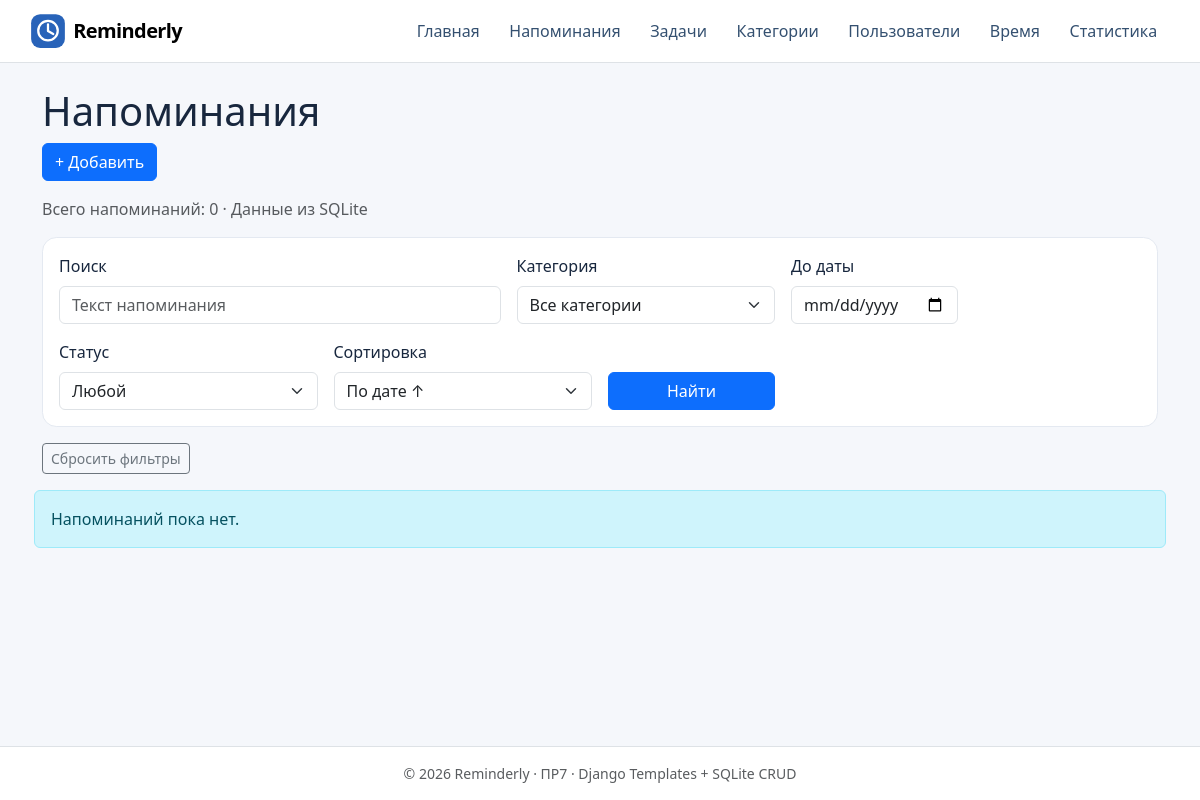
/search/, run on an earlier commit of the app's database.
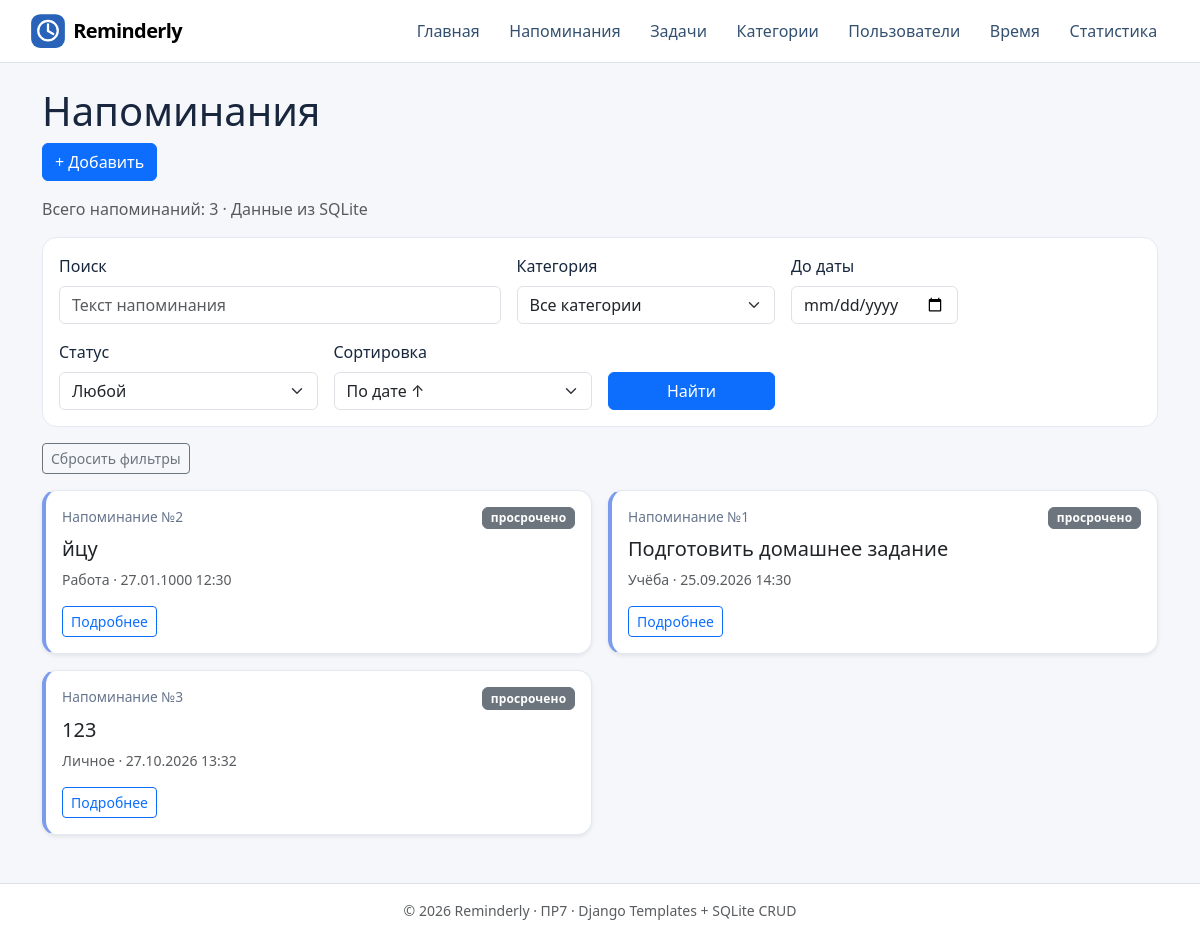
And on a later commit of the database.
### planner/models.py (models this page shows, shortened)
class Reminder(models.Model):
    text = models.TextField()
    category = models.ForeignKey(
        Category, on_delete=models.PROTECT, related_name="reminders",
    )
    remind_at = models.DateTimeField(db_index=True)
    user = models.ForeignKey(
        User, on_delete=models.PROTECT, related_name="reminders",
        null=True, blank=True,
    )
    task = models.ForeignKey(
        Task, on_delete=models.PROTECT, related_name="reminders",
        null=True, blank=True,
    )
    time = models.ForeignKey(
        Time, on_delete=models.PROTECT, related_name="reminders",
        null=True, blank=True,
    )

class Category(models.Model):
    name = models.CharField(max_length=100, unique=True)
    description = models.TextField(blank=True, default="")
    def __str__(self):
        return self.name

### planner/views.py (the view)
# urls.py: path("search/", views.reminder_search, name="reminder_search"),
@require_GET
def reminder_search(request):
    return reminders(request)

### planner/views.py (called while the page is built, shortened)
def db_page(func):
    @wraps(func)
    def wrapped(request, *args, **kwargs):
        try:
            return func(request, *args, **kwargs)
        except Http404:
            return render(request, "errors/not_found.html", status=404)
        except (DatabaseError, OSError):
            return render(request, "errors/data_error.html", status=500)
    return wrapped

def _now():
    now = timezone.now()
    return timezone.localtime(now) if settings.USE_TZ else now

def _status(reminder, now):
    moment = reminder.remind_at
    if settings.USE_TZ:
        moment = timezone.localtime(moment)
    label = get_reminder_status(moment, now)
    return {"label": label, "positive": label == "актуально"}

def _reminder_entries(rows):
    now = _now()
    return [
        {"reminder": record, "status": _status(record, now)}
        for record in rows
    ]

def _query(request):
    return request.GET.get("q", "").strip()[:100]

def _selected_id(request, name):
    raw = request.GET.get(name, "0")
    return int(raw) if raw.isdecimal() and len(raw) <= 9 else 0

def _date_filter(request, name):
    value = request.GET.get(name, "").strip()
    if not value:
        return "", ""

### reminders.py (called while the page is built)
def _validate_current_time(current_time: datetime) -> None:
    if not isinstance(current_time, datetime):
        raise ValueError("Текущее время должно быть объектом datetime.")

def get_reminder_status(
    reminder_time: datetime, current_time: datetime
) -> str:
    _validate_current_time(reminder_time)
    _validate_current_time(current_time)
    reminder_minute = reminder_time.replace(second=0, microsecond=0)
    current_minute = current_time.replace(second=0, microsecond=0)
    if current_minute < reminder_minute:
        return "ещё не наступило"
    if current_minute == reminder_minute:
        return "актуально"
    return "просрочено"

### planner/templates/planner/reminder_list.html (shortened to what this page needs)
{% extends 'base.html' %}
{% block content %}
<h1>Напоминания</h1>
<div class="mb-3"><a class="btn btn-primary" href="{% url 'planner:reminder_create' %}">+ Добавить</a></div>
<p class="text-muted">Всего напоминаний: {{ page_obj.paginator.count }} · Данные из SQLite</p>
<form class="card card-body mb-3" method="get" action="{% url 'planner:reminder_list' %}">
  <div class="row g-3 align-items-end">
    {% include 'planner/includes/search_input.html' with placeholder="Текст напоминания" %}
    <div class="col-md-3"><label class="form-label" for="reminder-category">Категория</label>
      <select class="form-select" name="category" id="reminder-category">
        <option value="0">Все категории</option>
      </select>
    </div>
    <div class="col-md-2"><label class="form-label" for="reminder-before">До даты</label>
      <input class="form-control" id="reminder-before" type="date" name="before" value="{{ before }}">
    </div>
    <div class="col-md-3"><label class="form-label" for="reminder-status">Статус</label>
      <select class="form-select" id="reminder-status" name="status">
        <option value="all" {% if status == 'all' %}selected{% endif %}>Любой</option>
      </select>
    </div>
    <div class="col-md-3"><label class="form-label" for="reminder-sort">Сортировка</label>
      <select class="form-select" id="reminder-sort" name="sort">
        <option value="date" {% if sort == 'date' %}selected{% endif %}>По дате ↑</option>
      </select>
    </div>
    <div class="col-md-2"><button type="submit" class="btn btn-primary w-100">Найти</button></div>
  </div>
</form>
<p class="mb-3"><a class="btn btn-outline-secondary btn-sm" href="{% url 'planner:reminder_list' %}">Сбросить фильтры</a></p>
<div class="row g-3">
{% for entry in entries %}
  <div class="col-md-6">{% include 'planner/includes/reminder_card.html' %}</div>
{% empty %}
  <p class="alert alert-info">Напоминаний пока нет.</p>
{% endfor %}
</div>
{% endblock %}

### templates/base.html (shortened to what this page needs)
{% load static %}
<!DOCTYPE html>
<html lang="ru">
<head>
  <link rel="stylesheet" href="https://cdn.jsdelivr.net/npm/bootstrap@5.3.3/dist/css/bootstrap.min.css">
  <link rel="stylesheet" href="{% static 'homepage/css/style.css' %}">
</head>
<body>
  {% include 'includes/navigation.html' %}
  <main class="container main-content pb-5">
    {% block content %}{% endblock %}
  </main>
  <footer class="site-footer border-top py-3 text-center text-muted small">
    © <span id="current-year">2026</span> Reminderly · ПР7 · Django Templates + SQLite CRUD
  </footer>
</body>
</html>

### templates/includes/navigation.html
{% load static %}
<header class="site-header bg-white border-bottom mb-4">
  <nav class="container navbar navbar-expand-lg flex-wrap gap-2" aria-label="Главная навигация">
    <a class="navbar-brand brand" href="{% url 'homepage:index' %}">
      <img src="{% static 'homepage/img/logo.svg' %}" alt="Логотип Reminderly" width="36" height="36">
      Reminderly
    </a>
    <div class="d-flex flex-wrap gap-1 ms-lg-auto">
      <a class="nav-link {% if request.resolver_match.namespace == 'homepage' %}active{% endif %}"
         href="{% url 'homepage:index' %}">Главная</a>
      <a class="nav-link {% if request.resolver_match.url_name == 'reminder_list' or request.resolver_match.url_name == 'reminder_detail' %}active{% endif %}"
         href="{% url 'planner:reminder_list' %}">Напоминания</a>
      <a class="nav-link {% if request.resolver_match.url_name == 'task_list' or request.resolver_match.url_name == 'task_detail' %}active{% endif %}"
         href="{% url 'planner:task_list' %}">Задачи</a>
      <a class="nav-link {% if request.resolver_match.url_name == 'category_list' or request.resolver_match.url_name == 'category_detail' %}active{% endif %}"
         href="{% url 'planner:category_list' %}">Категории</a>
      <a class="nav-link {% if request.resolver_match.url_name == 'user_list' or request.resolver_match.url_name == 'user_detail' %}active{% endif %}"
         href="{% url 'planner:user_list' %}">Пользователи</a>
      <a class="nav-link {% if request.resolver_match.url_name == 'time_list' or request.resolver_match.url_name == 'time_detail' %}active{% endif %}"
         href="{% url 'planner:time_list' %}">Время</a>
      <a class="nav-link {% if request.resolver_match.url_name == 'statistics' %}active{% endif %}" href="{% url 'planner:statistics' %}">Статистика</a>
    </div>
  </nav>
</header>

### planner/templates/planner/includes/search_input.html
<div class="col-md-5">
  <label class="form-label" for="entity-search">Поиск</label>
  <input class="form-control" id="entity-search" name="q" type="search"
         maxlength="100" value="{{ query }}"
         placeholder="{{ placeholder }}" aria-label="Поиск по записям">
</div>

### planner/templates/planner/includes/reminder_card.html
<article class="card entity-card reminder-card h-100 shadow-sm">
  <div class="card-body d-flex flex-column">
    <div class="d-flex align-items-start justify-content-between gap-2 mb-2">
      <span class="muted-label">Напоминание №{{ entry.reminder.id }}</span>
      {% include 'planner/includes/status_badge.html' with status=entry.status %}
    </div>
    <h2 class="h5 value">{{ entry.reminder.text|default:'Без текста' }}</h2>
    <p class="text-muted small mb-3">{{ entry.reminder.category|capfirst }} · {{ entry.reminder.remind_at|date:'d.m.Y H:i' }}</p>
    <a class="btn btn-outline-primary btn-sm mt-auto align-self-start" href="{% url 'planner:reminder_detail' entry.reminder.id %}">Подробнее</a>
  </div>
</article>

### planner/templates/planner/includes/status_badge.html
{% if status.positive %}
  <span class="badge text-bg-success reminder-status reminder-status-active">{{ status.label|default:'Актуально' }}</span>
{% else %}
  <span class="badge text-bg-secondary reminder-status reminder-status-past">{{ status.label|default:'Неактуально' }}</span>
{% endif %}

### homepage/static/homepage/css/style.css (style rules this page uses)
:root { --ink: #18273e; --muted: #66758c; --line: #e4e9f1; }
body { min-height: 100vh; background: #f5f7fb; color: var(--ink); display: flex; flex-direction: column; }
.main-content { flex: 1; }
.site-header .brand { font-weight: 750; letter-spacing: -.6px; display: inline-flex; gap: .45rem; align-items: center; }
.site-header .nav-link { border-radius: .6rem; color: #345070; padding: .55rem .8rem; }
.card { border: 1px solid var(--line); border-radius: .9rem; }
.entity-card { transition: box-shadow .15s ease, transform .15s ease; border-left: 4px solid #a2b8f6; }
.reminder-card { border-left-color: #7d9bee; }
.muted-label { font-size: .86rem; color: var(--muted); }
.value { overflow-wrap: anywhere; }
.reminder-status, .task-status { letter-spacing: .01em; font-size: .75rem; }
.reminder-status-past { border: 1px solid #6c757d; }
.site-footer { background: #fff; }

What changed in the data, as far as the page shows it:
added Reminder: reminder.id "2", label "просрочено", reminder.text "йцу", reminder.category "Работа", reminder.remind_at "27.01.1000 12:30"
added Reminder: reminder.id "1", label "просрочено", reminder.text "Подготовить домашнее задание", reminder.category "Учёба", reminder.remind_at "25.09.2026 14:30"
added Reminder: reminder.id "3", label "просрочено", reminder.text "123", reminder.category "Личное", reminder.remind_at "27.10.2026 13:32"
Also different on the page:
{{ page_obj.paginator.count }}: "0" → "3"
text no longer shown: "Напоминаний пока нет."
